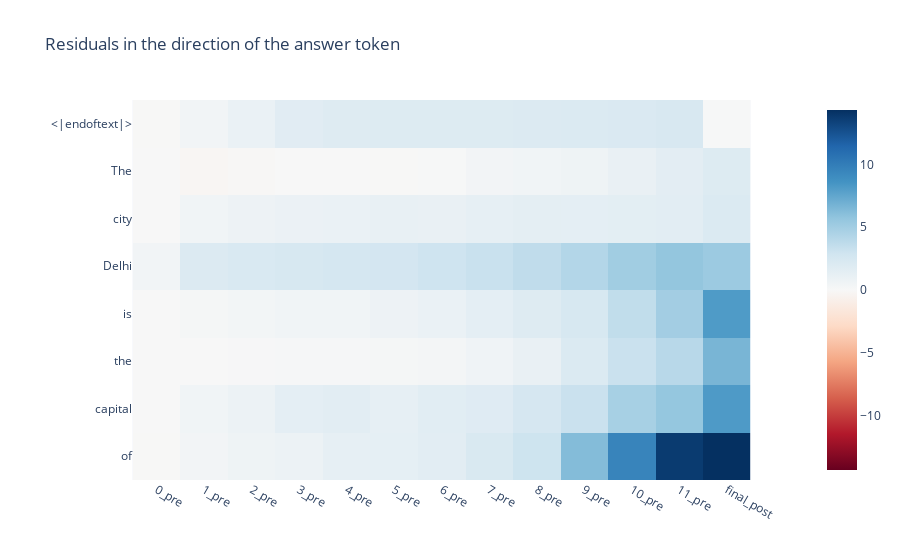

Source (notebook cell):
### Code cell
imshow(resid_accumlated_in_answer_direction.mean(dim=0).T, title = "Residuals in the direction of the answer token", x = labels, y = model.to_str_tokens(prompts[0]) )

### Figure 1 — Plotly figure (JSON) as saved in the notebook; plotly's stock layout.template omitted (floating-point values rounded to 4 significant figures)
{"data": [{"coloraxis": "coloraxis", "hovertemplate": "x: %{x}<br>y: %{y}<br>color: %{z}<extra></extra>", "name": "0", "type": "heatmap", "x": ["0_pre", "1_pre", "2_pre", "3_pre", "4_pre", "5_pre", "6_pre", "7_pre", "8_pre", "9_pre", "10_pre", "11_pre", "final_post"], "xaxis": "x", "y": ["<|endoftext|>", "The", " city", " Delhi", " is", " the", " capital", " of"], "yaxis": "y", "z": [[-0.03873, 0.432, 0.9781, 1.685, 1.86, 1.96, 1.957, 1.978, 2.01, 2.076, 2.202, 2.333, 0.07545], [-0.02289, -0.2539, -0.1279, 0.009899, 0.004818, -0.04257, 0.06331, 0.4097, 0.5044, 0.6474, 1.083, 1.545, 1.976], [-0.01856, 0.5557, 0.7743, 0.904, 0.9428, 1.145, 1.044, 1.262, 1.439, 1.428, 1.49, 1.578, 2.085], [0.4693, 2.061, 2.242, 2.4, 2.529, 2.654, 2.94, 3.232, 3.638, 4.209, 5.031, 5.658, 5.296], [-0.02237, 0.209, 0.378, 0.5157, 0.5488, 0.7879, 1.004, 1.399, 1.875, 2.44, 3.608, 4.978, 8.16], [0.02715, 0.01509, 0.0945, 0.1279, 0.1611, 0.2197, 0.3136, 0.5708, 1.083, 2.124, 3.191, 4.012, 6.649], [-0.01912, 0.4947, 0.8097, 1.398, 1.601, 1.291, 1.624, 1.835, 2.524, 3.185, 4.76, 5.572, 8.21], [-0.03359, 0.4081, 0.6991, 0.8544, 1.256, 1.328, 1.616, 2.275, 2.986, 6.251, 9.543, 13.76, 14.32]]}], "layout": {"coloraxis": {"cmid": 0, "colorscale": [[0, "rgb(103,0,31)"], [0.1, "rgb(178,24,43)"], [0.2, "rgb(214,96,77)"], [0.3, "rgb(244,165,130)"], [0.4, "rgb(253,219,199)"], [0.5, "rgb(247,247,247)"], [0.6, "rgb(209,229,240)"], [0.7, "rgb(146,197,222)"], [0.8, "rgb(67,147,195)"], [0.9, "rgb(33,102,172)"], [1, "rgb(5,48,97)"]]}, "title": {"text": "Residuals in the direction of the answer token"}, "xaxis": {"anchor": "y", "constrain": "domain", "domain": [0, 1], "scaleanchor": "y"}, "yaxis": {"anchor": "x", "autorange": "reversed", "constrain": "domain", "domain": [0, 1]}}}
